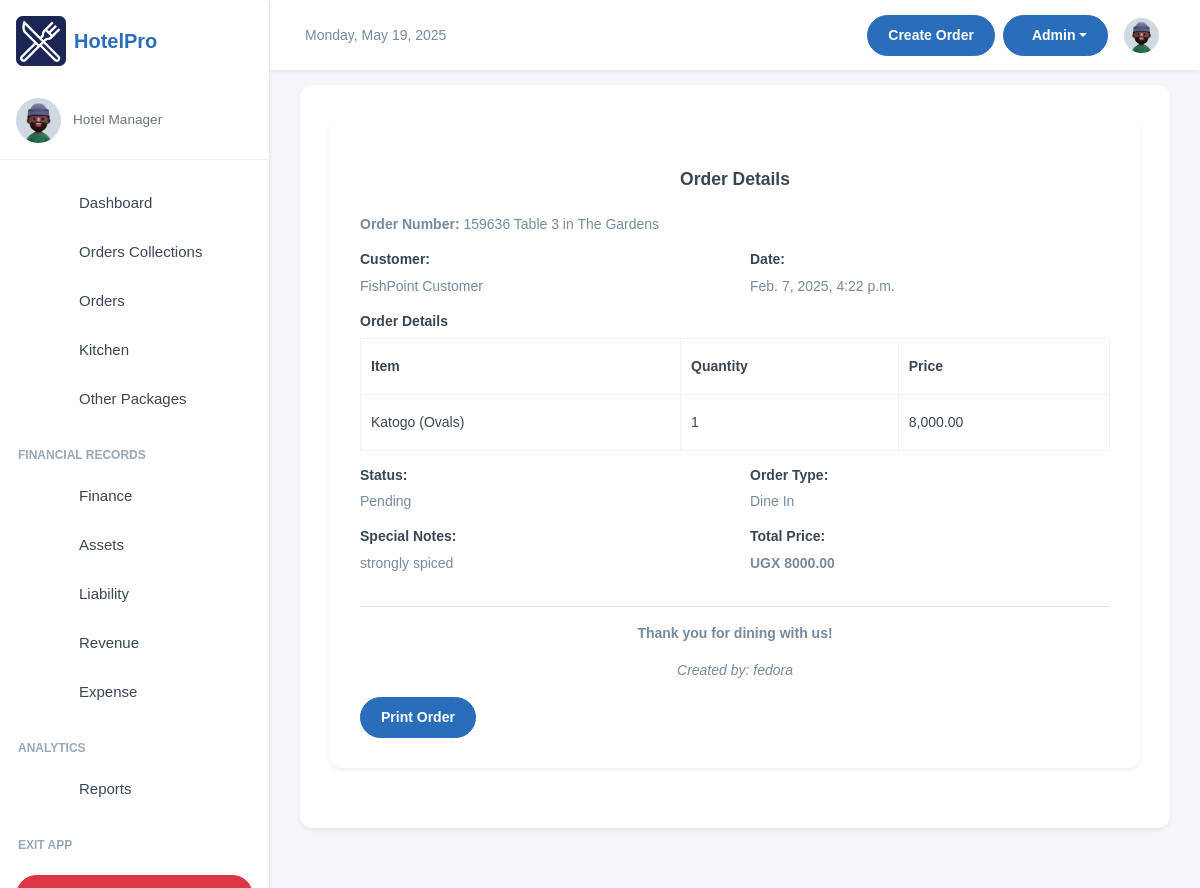
Page /manager/orders/149/ (signed in) on the committed database.
### inventory/models.py (models this page shows, shortened)
class OrderItem(models.Model):
    ORDER_TYPE_CHOICES = [
        ('Dine-In', 'Dine-In'),
        ('Take-Away', 'Take-Away'),
    ]
    SPECIAL_NOTES_CHOICES = [
        ('strongly spiced', 'strongly spiced'),
        ('midly spiced', 'midly spiced'),
       ( 'chips' , 'chips'),
       ('rice','rice'),
        ('posho', 'posho'),
       ( 'rice_posho','rice_posho' ),
        ('chips_rice', 'chips_rice'),
       ( 'rice_posho', 'rice_posho'),
        ('chips_posho', 'chips_posho')
    ]
    order = models.ForeignKey(OrderTransaction, on_delete=models.CASCADE, related_name='order_items')
    menu_item = models.ForeignKey(MenuItem, on_delete=models.CASCADE, null=True, blank=True)
    order_date = models.DateTimeField(auto_now_add=True)
    customer_name = models.CharField(max_length=255, blank=True, null=True, default="FishPoint Customer")
    dining_area = models.ForeignKey(DiningArea, on_delete=models.SET_NULL, null=True, blank=True)
    table = models.ForeignKey(Table, on_delete=models.SET_NULL, null=True, blank=True)
    total_price =  models.DecimalField(max_digits=10, decimal_places=2, default=Decimal('0.00'))
    quantity = models.IntegerField(blank=True, null=True)
    status = models.CharField(
        max_length=50, default='Pending',
        choices=[('Pending', 'Pending'), ('Preparing', 'Preparing'), ('Cooked', 'Completed'), ('Served', 'Served'), ('Cancelled', 'Cancelled')]
    )
    special_notes = models.CharField(
        default="nothing",
        max_length=50, blank=True, null=True,
        choices=SPECIAL_NOTES_CHOICES
        )
    order_type = models.CharField(
        max_length=10,
        choices=ORDER_TYPE_CHOICES,
        default='Dine-In'
    )
    updated = models.DateField(auto_now=True, blank=True, null=True)
    class Meta:
        verbose_name = 'Order Item'
        verbose_name_plural = 'Order Items'
        ordering = ['-order_date']

class OrderTransaction(models.Model):
    pay_mode = (
        ("NO PAYMENT", "NO PAYMENT"),
        ("CASH", "CASH"),
        ("MOMO PAY", "MOMO PAY"),
        ("AIRTEL PAY", "AIRTEL PAY"),
        ("BANK CARD", "BANK CARD"),
    )
    random_id = models.CharField(max_length=6, unique=True, editable=False, default=generate_random_id)
    customer_name = models.CharField(max_length=255, blank=True, null=True, default="FishPoint Customer")
    dining_area = models.ForeignKey(DiningArea, on_delete=models.SET_NULL, null=True, blank=True)
    table = models.ForeignKey(Table, on_delete=models.SET_NULL, null=True, blank=True )
    special_notes = models.TextField(default="Null")
    created = models.DateField(auto_now_add=True, blank=True, null=True)
    payment_mode = models.CharField(default="NO PAYMENT", max_length=50, choices=pay_mode)
    transaction_id = models.CharField(blank=True, null=True, max_length=100)
    created_by = models.ForeignKey(User, on_delete=models.SET_NULL, null=True, blank=True)
    updated = models.DateField(auto_now=True, blank=True, null=True)
    class Meta:
        ordering = ['-created']

class Table(models.Model):
    table_number = models.IntegerField()
    dining_area = models.ForeignKey(DiningArea, on_delete=models.CASCADE, related_name='tables')
    capacity = models.IntegerField()  # Number of seats at the table
    is_available = models.BooleanField(default=True)
    def __str__(self):
        return f"Table {self.table_number} in {self.dining_area.name}"

class DiningArea(models.Model):
    name = models.CharField(max_length=255)
    description = models.TextField(blank=True, null=True)

class MenuItem(models.Model):
    category = models.ForeignKey(Category, on_delete=models.CASCADE, related_name="menu_items")
    name = models.CharField(max_length=100)
    description = models.TextField()
    price = models.DecimalField(max_digits=10, decimal_places=2, default=Decimal('0.00'))
    is_available = models.BooleanField(default=True)
    image_url = models.ImageField(blank=True, null=True, upload_to="menu_items")

### inventory/views.py (the view)
# urls.py: path('orders/<str:id>/', views.getOrder, name='get_order'),
@login_required(login_url="/user/login/")
def getOrder(request, id):
    order = get_object_or_404(OrderItem, id=id)
    settings = Setting.objects.first()
    return render(request, "getorder.html", {"order": order,  "setting": settings})

### inventory/templates/getorder.html (shortened to what this page needs)
{% extends 'base.html' %}
{% load humanize %}
{% block content %}
<div class="card" id="receipt">
    <div class="card-body">
        <div class="row">
            <div class=" mx-auto">
                <div class="card">
                    <div class="card-body">
                        <h5 class="text-center mb-4">Order Details</h5>
                        <p><strong class="text-bold">Order Number: </strong> {{ order.order.random_id }} {{ order.order.table }}</p>
                        <div class="row">
                            <div class="col-6">
                                <h6>Customer:</h6>
                                <p>{{ order.order.customer_name }}</p>
                            </div>
                            <div class="col-6 text-right">
                                <h6>Date:</h6>
                                <p>{{ order.order_date }}</p>
                            </div>
                        </div>
                        <h6>Order Details</h6>
                        <table class="table table-bordered">
                            <thead>
                                <tr>
                                    <th>Item</th>
                                    <th>Quantity</th>
                                    <th>Price</th>
                                </tr>
                            </thead>
                            <tbody>
                                <tr>
                                    <td>{{ order.menu_item.name }}</td>
                                    <td>{{ order.quantity }}</td>
                                    <td>{{ order.menu_item.price|intcomma }}</td>
                                </tr>
                            </tbody>
                        </table>
                        <div class="row">
                            <div class="col-6">
                                <h6>Status:</h6>
                                <p>{{ order.status }}</p>
                            </div>
                            <div class="col-6 text-right">
                                <h6>Order Type:</h6>
                                <p>{{ order.order_type }}</p>
                            </div>
                        </div>
                        <div class="row">
                            <div class="col-6">
                                <h6>Special Notes:</h6>
                                <p>{{ order.special_notes | default:"None" }}</p>
                            </div>
                            <div class="col-6 text-right">
                                <h6>Total Price:</h6>
                                <p><strong>UGX {{ order.total_price }}</strong></p>
                            </div>
                        </div>
                        <hr>
                        <div class="text-center">
                            <p><strong>Thank you for dining with us!</strong></p>
                            <p><em>Created by: {{ order.order.created_by.username }}</em></p>
                        </div>
                        <div class="col-auto">
                            <a href="/manager/print_order/{{order.id}}/" class="btn btn-primary no-print">Print Order</a>
                        </div>
                    </div>
                </div>
            </div>
        </div>
    </div>
</div>
{% endblock content %}

### templates/base.html (style rules this page uses)
:root { --primary-color: #2A6EBB; --secondary-color: #F8F9FA; --accent-color: #FFD700; --text-color: #333333; --success-color: #28a745; --danger-color: #dc3545; --warning-color: #ffc107; --info-color: #17a2b8; }
body { font-family: 'Poppins', sans-serif; background-color: #f5f7fa; }
.btn-primary { background-color: var(--primary-color); border-color: var(--primary-color); }
.card { border-radius: 0.75rem; border: none; box-shadow: 0 0.125rem 0.25rem rgba(0, 0, 0, 0.075); transition: transform 0.2s ease-in-out, box-shadow 0.2s ease-in-out; }

### rows in the picture
OrderItem: order.random_id "159636", order.table "Table 3 in The Gardens", order.customer_name "FishPoint Customer", order_date "Feb. 7, 2025, 4:22 p.m.", menu_item.name "Katogo (Ovals)", quantity "1", menu_item.price "8,000.00", status "Pending", order_type "Dine In", special_notes "strongly spiced", total_price "8000.00", order.created_by.username "fedora"
